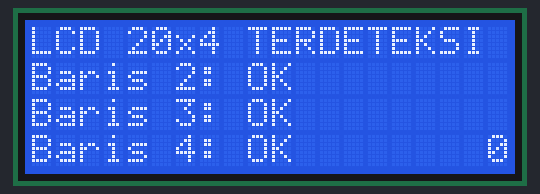
The sketch below on a simulated ESP32. Parts: 20×4 character LCD. What the sketch prints to the serial monitor is not drawn.

Above: at 0.7 s.
At 4.7 s:
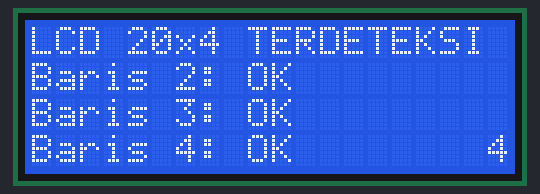
At 11.8 s:
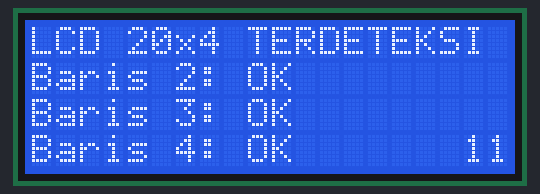
At 19.8 s:
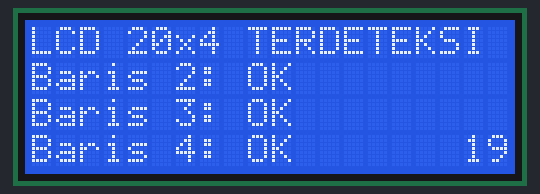
At 27.9 s:
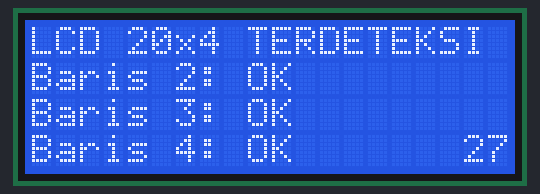
At 38.9 s:
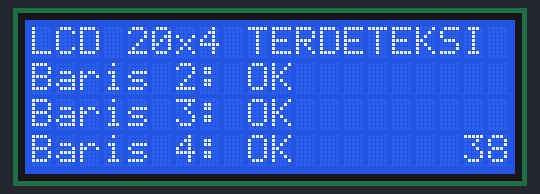

The sketch:

test_lcd_i2c.ino
```cpp
// ============================================================
// UJI ALAT: LCD 20x4 I2C (hd44780 + backpack PCF8574)
// Koneksi: SDA -> GPIO21, SCL -> GPIO22, VCC -> 5V, GND -> GND
// Tes: scan alamat I2C lalu tampilan 4 baris + counter
// Serial Monitor: 115200 baud
// ============================================================
#include <Wire.h>
#include <hd44780.h>
#include <hd44780ioClass/hd44780_I2Cexp.h>

#define SDA_PIN 21
#define SCL_PIN 22

hd44780_I2Cexp lcd;
bool           lcdOk = false;

void scanI2C() {
    Serial.println("Scan bus I2C...");
    int found = 0;
    for (byte a = 0x03; a < 0x78; a++) {
        Wire.beginTransmission(a);
        if (Wire.endTransmission() == 0) {
            Serial.printf("  -> Perangkat ditemukan di alamat 0x%02X\n", a);
            found++;
        }
    }
    if (found == 0) {
        Serial.println("[GAGAL] Tidak ada perangkat I2C! Cek SDA/SCL/VCC/GND.");
    }
}

void setup() {
    Serial.begin(115200);
    delay(500);
    Serial.println("\n=== UJI LCD 20x4 I2C ===");

    Wire.begin(SDA_PIN, SCL_PIN);
    Wire.setTimeOut(20);
    scanI2C();

    if (lcd.begin(20, 4) == 0) {
        lcdOk = true;
        lcd.backlight();
        lcd.clear();
        lcd.setCursor(0, 0); lcd.print("LCD 20x4 TERDETEKSI");
        lcd.setCursor(0, 1); lcd.print("Baris 2: OK");
        lcd.setCursor(0, 2); lcd.print("Baris 3: OK");
        lcd.setCursor(0, 3); lcd.print("Baris 4: OK");
        Serial.println("[OK] LCD terdeteksi, tampil 4 baris.");
    } else {
        Serial.println("[GAGAL] LCD tidak terdeteksi (alamat 0x27 / 0x3F?).");
    }
}

void loop() {
    if (!lcdOk) { delay(2000); return; }
    static unsigned long n = 0;
    lcd.setCursor(14, 3); lcd.printf("%6lu", n++);
    delay(1000);
}
```

Measured:
- what the display in image 0 shows lasts 1.0 s, from 0.6 s to 1.6 s
